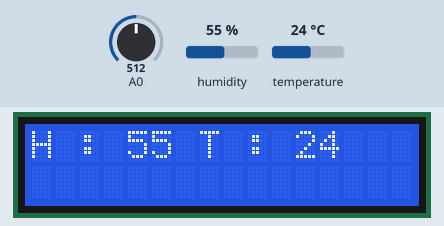
A sketch run on a simulated Arduino Uno, built with avr-gcc and run on an emulated ATmega328P. Shown: 16×2 character LCD. The test bench sets the inputs (shaded band); at power-on: A0 = 512, humidity 55 %, temperature 24 °C. What the sketch prints to the serial monitor is not drawn.

Above: at 1.2 s.
1.3 s: A0 set to 488
At 3.1 s:
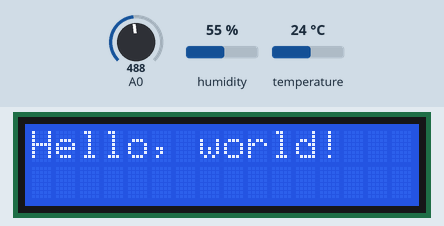
3.6 s: A0 set to 510
At 5.3 s:
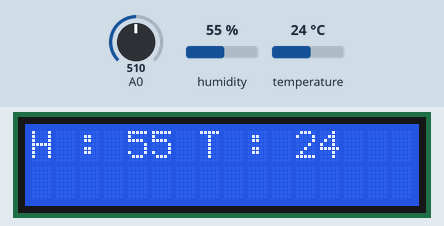
5.7 s: humidity set to 22 %
At 7.4 s:
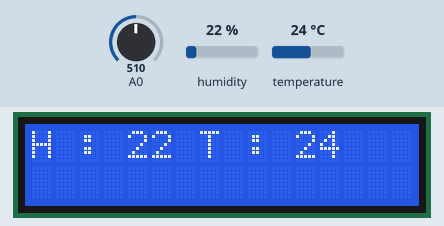
7.7 s: temperature set to 12 °C
At 9.5 s:
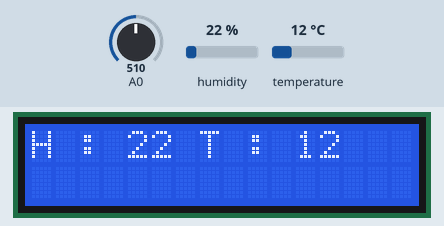
9.8 s: humidity set to 40 %
At 10.6 s:
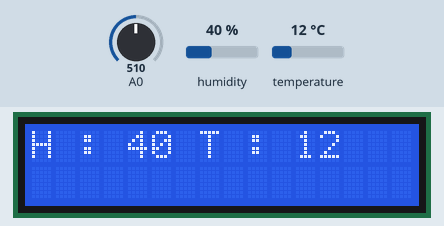
11.8 s: temperature set to 19 °C
At 12.8 s:
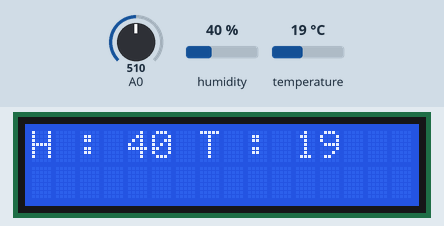
Timing chart, 0 to 14.8 s (numbered marks = the images above; inputs shaded):
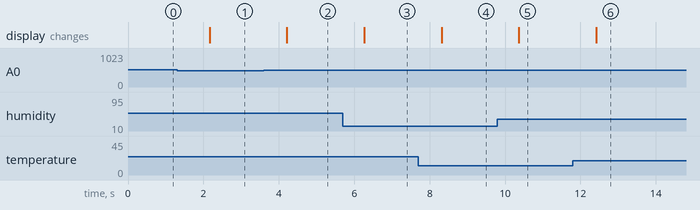

The sketch:

lcd_test01.ino
```cpp
//Compatible with the Arduino IDE 1.0
//Library version:1.1
#include <Wire.h>
#include <LiquidCrystal_I2C.h>
#include <DHT.h>

DHT mydht11(A1, DHT11);
LiquidCrystal_I2C lcd(0x27,16,2);  // set the LCD address to 0x20 for a 16 chars and 2 line display

void setup()
{
  Serial.begin(9600);
  mydht11.begin();
  lcd.init();                      // initialize the lcd
  // Print a message to the LCD.
  lcd.backlight();
  lcd.print("Hello, world!");
}

void loop()
{
  lcd.setCursor(0,0);
  int h = mydht11.readHumidity();
  int t = mydht11.readTemperature();
  int photoresistorVal = analogRead(A0);
  Serial.println("H : "+String(h)+" T : "+String(t));
  Serial.println(photoresistorVal);
  if(photoresistorVal>500)
  {
    lcd.print("H : "+String(h)+" T : "+String(t));
  }
  else
  {
    lcd.print("Hello, world!");
  }
  delay(1000);
}
```

Measured:
- the behaviour switches between 501 and 500 on A0 (found by bisection; images 0 and 1)
- after the input at 1.3 s, the display: changes after 0.86 s (image 1)
- after the input at 3.6 s, the display: changes after 0.61 s (image 2)
- after the input at 5.7 s, the display: changes after 0.56 s (image 3)
- after the input at 7.7 s, the display: changes after 0.62 s (image 4)
- after the input at 9.8 s, the display: changes after 0.57 s (image 5)
- after the input at 11.8 s, the display: changes after 0.62 s (image 6)
